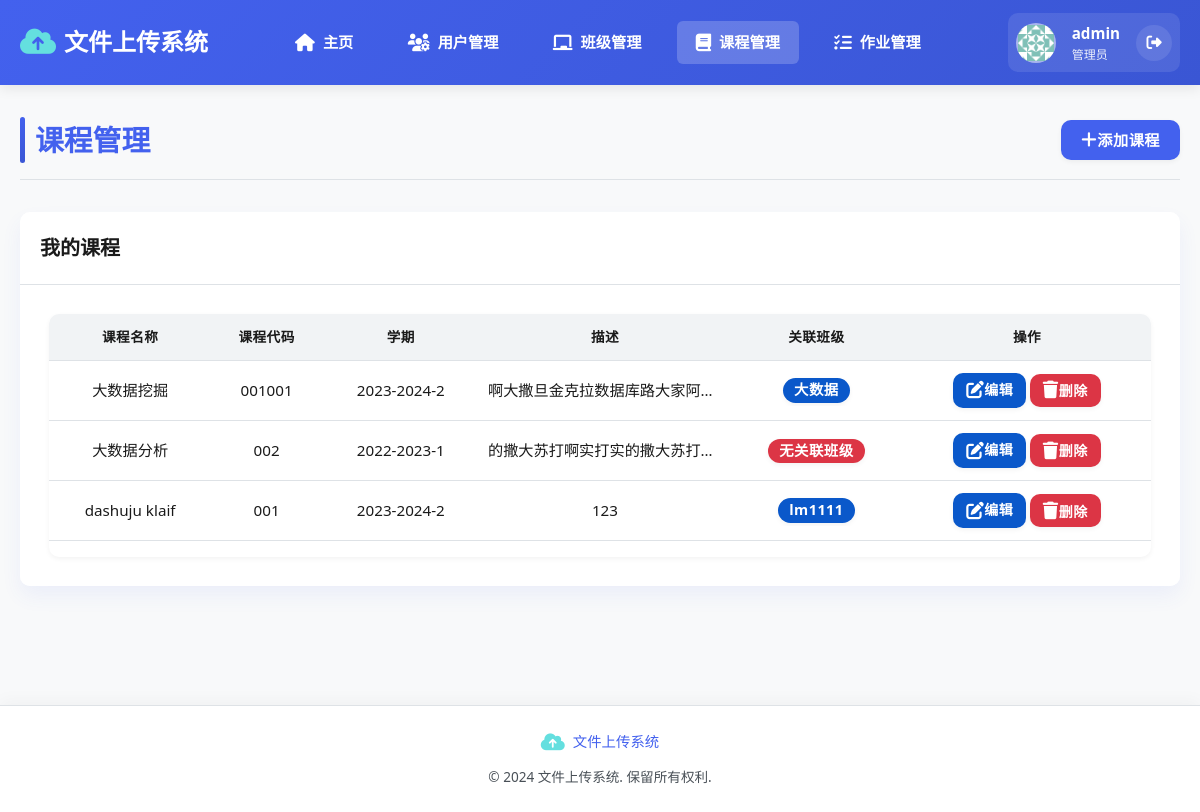
The page /courses (signed in) on the database as committed earlier.
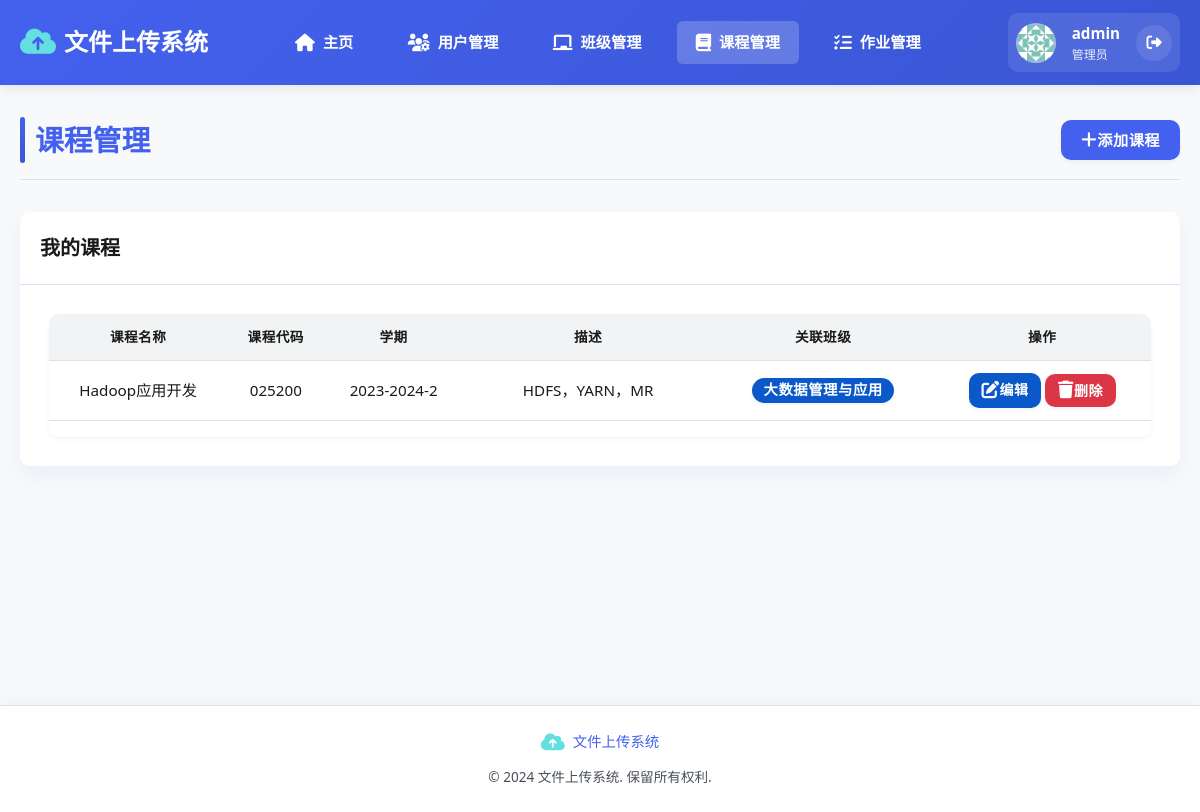
The same page on the database as committed later.
### app/models/models.py (models this page shows)
class User(Base):
    __tablename__ = "users"
    id = Column(Integer, primary_key=True, index=True)
    username = Column(String, unique=True, index=True)
    hashed_password = Column(String)
    role = Column(String)  # admin, teacher, student
    created_at = Column(DateTime, default=datetime.datetime.now)
    classes = relationship("Class", secondary=class_student_association, back_populates="students")
    teacher_classes = relationship("Class", back_populates="teacher")
    assignments = relationship("Assignment", back_populates="teacher")
    submissions = relationship("Submission", back_populates="student")

class Course(Base):
    __tablename__ = "courses"
    id = Column(Integer, primary_key=True, index=True)
    name = Column(String, index=True)
    code = Column(String, index=True)
    description = Column(String, nullable=True)
    semester = Column(String)
    teacher_id = Column(Integer, ForeignKey("users.id"))
    created_at = Column(DateTime, default=datetime.datetime.now)
    classes = relationship("Class", secondary=course_class_association, back_populates="courses")
    assignments = relationship("Assignment", back_populates="course")

class Class(Base):
    __tablename__ = "classes"
    id = Column(Integer, primary_key=True, index=True)
    name = Column(String, index=True)
    description = Column(String, nullable=True)
    teacher_id = Column(Integer, ForeignKey("users.id"))
    created_at = Column(DateTime, default=datetime.datetime.now)
    teacher = relationship("User", back_populates="teacher_classes", foreign_keys=[teacher_id])
    students = relationship("User", secondary=class_student_association, back_populates="classes")
    courses = relationship("Course", secondary=course_class_association, back_populates="classes")
    assignments = relationship("Assignment", back_populates="class_obj")

### app/routers/courses.py (the view)
@router.get("/courses", response_class=HTMLResponse, name="courses")
async def list_courses(
    request: Request,
    current_user: User = Depends(teacher_required),
    db: Session = Depends(get_db)
):
    if current_user.role == "admin":
        courses = db.query(Course).all()
    else:
        courses = db.query(Course).filter(Course.teacher_id == current_user.id).all()
    return templates.TemplateResponse(
        "courses.html",
        {"request": request, "user": current_user, "courses": courses}
    )

### templates/courses.html (shortened to what this page needs)
{% extends "layout.html" %}
{% block content %}
<div class="page-header">
    <h1>课程管理</h1>
    <a href="{{ url_for('create_course') }}" class="btn btn-primary"><i class="fas fa-plus"></i> 添加课程</a>
</div>
<div class="card">
    <div class="card-header">
        <h2>我的课程</h2>
    </div>
    <div class="card-body">
        {% if courses %}
        <div class="table-responsive">
            <table class="table">
                <thead>
                    <tr>
                        <th>课程名称</th>
                        <th>课程代码</th>
                        <th>学期</th>
                        <th>描述</th>
                        <th>关联班级</th>
                        <th>操作</th>
                    </tr>
                </thead>
                <tbody>
                    {% for course in courses %}
                    <tr>
                        <td>{{ course.name }}</td>
                        <td>{{ course.code }}</td>
                        <td>{{ course.semester }}</td>
                        <td class="description-cell" data-description="{{ course.description or '无' }}" style="max-width: 250px; width: 250px;">{{ course.description or '无' }}</td>
                        <td>
                            {% if course.classes %}
                                <div style="max-height: 80px; overflow-y: auto;">
                                    {% for class in course.classes %}
                                        <span class="badge badge-info">{{ class.name }}</span>
                                    {% endfor %}
                                </div>
                            {% else %}
                                <span class="badge badge-danger text-white">无关联班级</span>
                            {% endif %}
                        </td>
                        <td>
                            <div class="btn-group">
                                <a href="{{ url_for('view_course', course_id=course.id) }}" class="btn btn-sm btn-info">
                                    <i class="fas fa-edit"></i> 编辑
                                </a>
                                <button onclick="confirmDelete('course', {{ course.id }}, '{{ course.name }}')" class="btn btn-sm btn-danger">
                                    <i class="fas fa-trash"></i> 删除
                                </button>
                            </div>
                        </td>
                    </tr>
                    {% endfor %}
                </tbody>
            </table>
        </div>
        {% else %}
        <div class="alert alert-info">
            您还没有创建任何课程。点击"添加课程"按钮创建您的第一个课程。
        </div>
        {% endif %}
    </div>
</div>
{% endblock %}

### templates/layout.html (shortened to what this page needs)
<!DOCTYPE html>
<html lang="zh-CN">
<head>
    <link rel="stylesheet" href="https://cdnjs.cloudflare.com/ajax/libs/font-awesome/6.4.0/css/all.min.css">
    <link rel="stylesheet" href="{{ url_for('static', path='/css/style.css') }}">
</head>
<body>
    <header>
        <div class="container">
            <div class="navbar">
                <a href="/dashboard" class="logo">
                    <i class="fas fa-cloud-upload-alt"></i>
                    <span>文件上传系统</span>
                </a>
                <nav class="nav-links-container">
                    <ul class="nav-links">
                        <li><a href="{{ url_for('dashboard') }}" class="{{ 'active' if request.url.path == '/dashboard' }}"><i class="fas fa-home"></i> 主页</a></li>
                        {% if user.role == 'admin' %}
                        <li><a href="{{ url_for('admin_panel') }}" class="{{ 'active' if request.url.path == '/admin/users' }}"><i class="fas fa-users-cog"></i> 用户管理</a></li>
                        {% endif %}
                        {% if user.role == 'teacher' or user.role == 'admin' %}
                        <li><a href="{{ url_for('classes') }}" class="{{ 'active' if request.url.path == '/classes' }}"><i class="fas fa-chalkboard"></i> 班级管理</a></li>
                        <li><a href="{{ url_for('courses') }}" class="{{ 'active' if request.url.path == '/courses' }}"><i class="fas fa-book"></i> 课程管理</a></li>
                        <li><a href="{{ url_for('assignments') }}" class="{{ 'active' if request.url.path == '/assignments' }}"><i class="fas fa-tasks"></i> 作业管理</a></li>
                        {% endif %}
                    </ul>
                </nav>
                <div class="user-info">
                    <div class="user-avatar">
                        <img src="{{ url_for('static', path='/images/avatar.png') }}" alt="用户头像">
                    </div>
                    <div class="user-details">
                        <span class="user-name">{{ user.username }}</span>
                        <span class="user-role">{{ user.role|replace('admin', '管理员')|replace('teacher', '教师')|replace('student', '学生') }}</span>
                    </div>
                    <a href="{{ url_for('logout') }}" class="logout-btn"><i class="fas fa-sign-out-alt"></i></a>
                </div>
            </div>
        </div>
    </header>
    <div class="main-content">
        <div class="container">
            <div class="content-wrapper">
                {% block content %}{% endblock %}
            </div>
        </div>
    </div>
    <footer>
        <div class="container">
            <div class="footer-content">
                <div class="footer-logo">
                    <i class="fas fa-cloud-upload-alt"></i>
                    <span>文件上传系统</span>
                </div>
                <p class="copyright">&copy; 2024 文件上传系统. 保留所有权利.</p>
            </div>
        </div>
    </footer>
</body>
</html>

### templates/courses.html (style rules this page uses)
.badge-info { background-color: #0a58ca; color: white; font-size: 0.9rem; font-weight: 600; padding: 0.35em 0.8em; border-radius: 50rem; margin: 0.2rem; }

Rows that differ between the two databases and show on the page:
removed Course: name "大数据挖掘", code "001001", semester "2023-2024-2", description "啊大撒旦金克拉数据库路大家阿…", Class (name "大数据")
removed Course: name "大数据分析", code "002", semester "2022-2023-1", description "的撒大苏打啊实打实的撒大苏打…", shows "无关联班级"
removed Course: name "dashuju klaif", code "001", semester "2023-2024-2", description "123"
removed Class: name "lm1111", shown under "dashuju klaif"
added Course: name "Hadoop应用开发", code "025200", semester "2023-2024-2", description "HDFS，YARN，MR", Class (name "大数据管理与应用")
